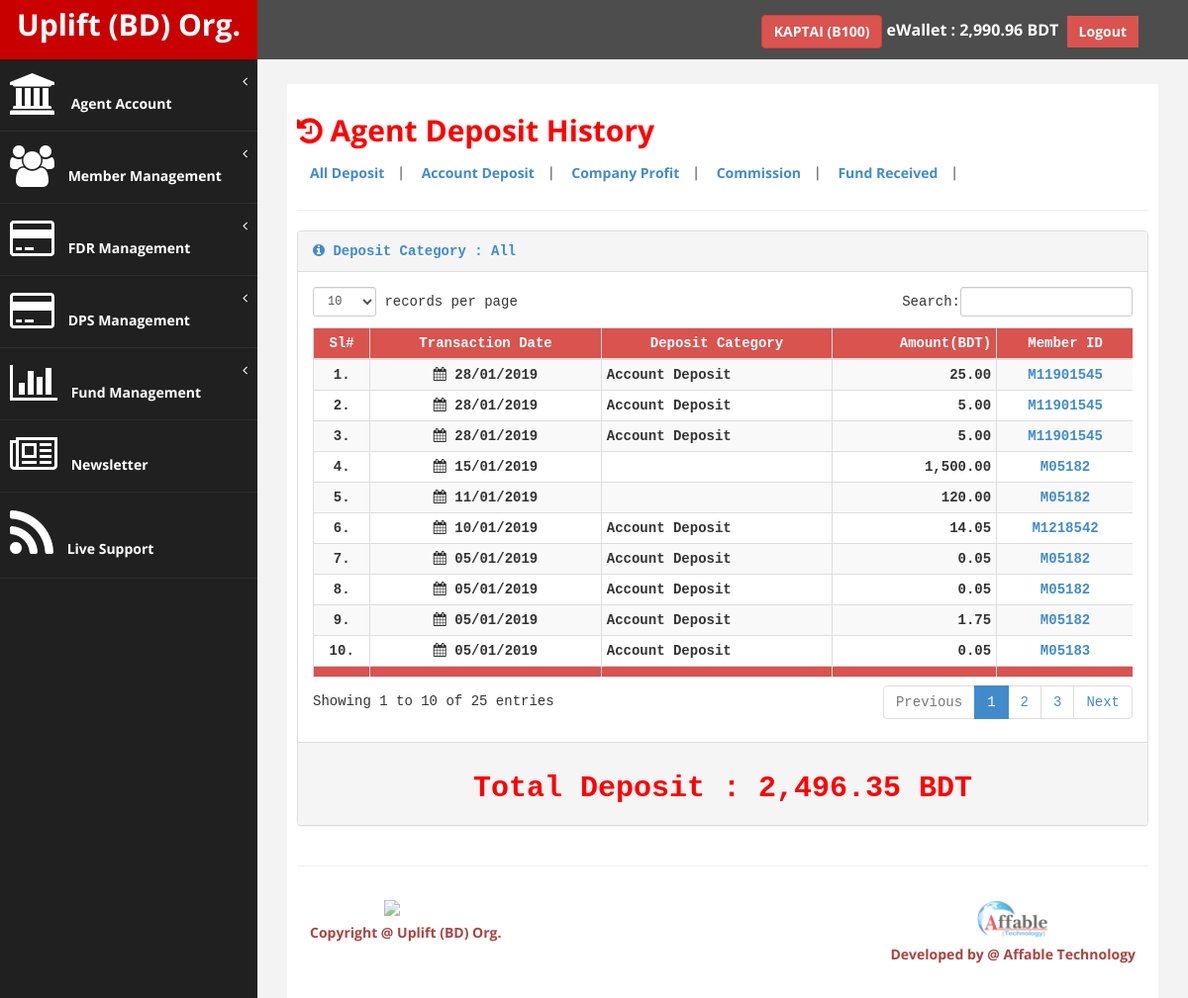
The app's page /up_agent/branch_deposit.php (signed in) with its own data.
### tables this page shows
CREATE TABLE `tbl_branch_info` (
  `br_id` int(11) NOT NULL,
  `br_code` varchar(100) NOT NULL,
  `br_name` varchar(100) NOT NULL,
  `br_contact` varchar(20) NOT NULL,
  `br_tpin` int(11) NOT NULL DEFAULT '4321',
  `br_password` varchar(255) NOT NULL DEFAULT '123456',
  `br_amount` decimal(13,2) NOT NULL,
  `br_ref_member` int(11) NOT NULL,
  `br_reg_date` date NOT NULL,
  `br_image` blob NOT NULL,
  `br_verify` int(11) NOT NULL,
  `br_status` int(11) NOT NULL,
  `bc_admin` int(11) NOT NULL
);

CREATE TABLE `tbl_deposit_category` (
  `dc_id` int(11) NOT NULL,
  `dc_name` varchar(100) NOT NULL,
  `dc_status` int(11) NOT NULL
);

CREATE TABLE `tbl_branch_income` (
  `bc_id` int(11) NOT NULL,
  `bc_branch_id` int(11) NOT NULL,
  `bc_user_id` int(11) NOT NULL,
  `bc_employee` int(11) NOT NULL,
  `bc_category` int(11) NOT NULL,
  `bc_amount` decimal(10,2) NOT NULL,
  `bc_add_date` date NOT NULL,
  `bc_add_time` time NOT NULL,
  `bc_tnxId` varchar(255) NOT NULL,
  `bc_status` int(11) NOT NULL,
  `bc_admin` int(11) NOT NULL
);

CREATE TABLE `tbl_users_info` (
  `u_id` int(11) NOT NULL,
  `u_userid` varchar(100) NOT NULL,
  `u_name` varchar(100) NOT NULL,
  `u_sponsor_id` int(11) NOT NULL,
  `u_placement_id` int(11) NOT NULL,
  `u_branch_id` int(11) NOT NULL,
  `u_nid` varchar(100) NOT NULL,
  `u_dob` date NOT NULL,
  `u_type` int(11) NOT NULL,
  `u_pv_value` decimal(10,2) NOT NULL,
  `u_balance` decimal(13,2) NOT NULL,
  `u_contact` varchar(20) NOT NULL,
  `u_password` varchar(255) NOT NULL,
  `u_tpin` int(11) NOT NULL,
  `u_reg_date` date NOT NULL,
  `u_reg_time` time NOT NULL,
  `u_picture` varchar(100) NOT NULL,
  `u_image` blob NOT NULL,
  `u_token` varchar(255) NOT NULL,
  `u_verify` int(11) NOT NULL,
  `u_status` int(11) NOT NULL,
  `u_agent` int(11) NOT NULL,
  `u_admin` int(11) NOT NULL,
  `u_employee` int(11) NOT NULL
);

### up_agent/includes/common.php (called while the page is built, shortened)
<?php
$WebsiteSiteName="Uplift (BD) Org.";
?>

### up_agent/includes/fn_users.php (called while the page is built, shortened)
<?php
function get_branch_info_by_id($br_id){
    $var = array();
    global $connection;
    $results = mysqli_query($connection,"SELECT * FROM tbl_branch_info WHERE br_id ='".$br_id."'");
    if($results){
        $var = mysqli_fetch_array($results);
    }
    return $var;
}
function get_user_info_by_id($user_id){
    $var = array();
    global $connection;
    $results = mysqli_query($connection,"SELECT * FROM tbl_users_info WHERE u_id ='".$user_id."'");
    if($results){
        $var = mysqli_fetch_array($results);
    }
    return $var;
}
?>

### up_agent/includes/fn_deposit.php (called while the page is built, shortened)
<?php
function get_all_deposit_category(){
    $var = array();
    global $connection;
    $results = mysqli_query($connection,"SELECT * FROM tbl_deposit_category ");
    if($results){
        while($row = mysqli_fetch_array($results)){
            $var[] = $row;
        }
    }else{
        echo mysqli_error();
    }
    return $var;
}
function get_deposit_category_info_by_id($d_category){
    $var = array();
    global $connection;
    $results = mysqli_query($connection,"SELECT * FROM tbl_deposit_category WHERE dc_id='".$d_category."'");
    if($results){
        $var = mysqli_fetch_array($results);
    }
    return $var;
}
function get_branch_deposit_history_by_branch_id($branch_id){
    $var = array();
    global $connection;
    $results = mysqli_query($connection,"SELECT * FROM tbl_branch_income WHERE bc_branch_id='".$branch_id."' ORDER BY bc_id DESC");
    if($results){
        while($row = mysqli_fetch_array($results)){
            $var[] = $row;
        }
    }else{
        echo mysqli_error();
    }
    return $var;
}
?>

### up_agent/branch_deposit.php (the view, shortened to what this page needs)
<?php
if(!isset($_SESSION['se_branch'])){
header("Location: login.php");
}else{
include './includes/functions.php';
$branch_id = $_SESSION['se_branch']['br_id'];
$branch_info = get_branch_info_by_id($branch_id);
if(isset($_GET['dep_cat'])){
    $dep_category=$_GET['dep_cat'];
    $deposit_history = get_branch_deposit_history_by_branch_id_and_dep_category($branch_id,$dep_category);
}else{
    $deposit_history = get_branch_deposit_history_by_branch_id($branch_id);
}
?>
<!DOCTYPE html>
<html xmlns="http://www.w3.org/1999/xhtml">
<head>
    <link href="assets/css/bootstrap.css" rel="stylesheet" />
    <link href="assets/css/font-awesome.css" rel="stylesheet" />
    <link href="assets/css/custom.css" rel="stylesheet" />
    <link href="assets/js/dataTables/dataTables.bootstrap.css" rel="stylesheet" />
</head>
<body>
    <div id="wrapper">
        <?php include './navtop.php'; ?>
        <?php include './navside.php'; ?>
        <div id="page-wrapper" >
            <div id="page-inner">
                <div class="row">
                    <div class="col-md-12">
                        <h2><b><i class="fa fa-history"></i> Agent Deposit History</b></h2>
                        <a class="btn" href="branch_deposit.php"><b>All Deposit</b></a>|
                        <?php
                            $deposit_category=get_all_deposit_category();
                            foreach ($deposit_category as $deposit_cat){
                            ?>
                            <a class="btn" href="branch_deposit.php?dep_cat=<?php echo $deposit_cat['dc_id']; ?>"><b><?php echo $deposit_cat['dc_name']; ?></b></a>|
                        <?php } ?>
                    </div>
                </div>
                <hr/>
            <div class="row">
                <div class="col-md-12">
                    <div class="panel panel-default btn-default" style="font-family: monospace;">
                        <div class="panel-heading">
                            <b class="text-primary"><i class="fa fa-info-circle"></i> Deposit Category :
                                <?php
                                if(isset($_GET['dep_cat'])){
                                    $dep_cat_info = get_deposit_category_info_by_id($_GET['dep_cat']);
                                    echo $dep_cat_info['dc_name'];
                                }else {
                                    echo 'All';
                                }
                                ?>
                            </b>
                        </div>
                        <div class="panel-body">
                            <div class="table-responsive">
                                <table class="table table-striped table-bordered table-condensed table-hover text-center" id="dataTables-example">
                                    <thead>
                                        <tr class="btn-danger text-center">
                                            <td><b>Sl#</b></td>
                                            <td><b>Transaction Date</b></td>
                                            <td><b>Deposit Category</b></td>
                                            <td class="text-right"><b>Amount(BDT)</b></td>
                                            <td><b>Member ID</b></td>
                                        </tr>
                                    </thead>
                                    <tbody>
                                        <?php
                                        $i=1;
                                        $total_bdt=0;
                                        foreach ($deposit_history as $deposit){
                                            $d_category = get_deposit_category_info_by_id($deposit['bc_category']);
                                            $get_member = get_user_info_by_id($deposit['bc_user_id']);
                                        ?>
                                        <tr>
                                            <td><b><?php echo $i; ?>.</b></td>
                                            <td><b><i class="fa fa-calendar"></i> <?php echo date('d/m/Y',strtotime($deposit['bc_add_date'])); ?></b></td>
                                            <td class="text-left"><b><?php echo $d_category['dc_name']; ?></b></td>
                                            <td class="text-right"><b><?php $u_balance=$deposit['bc_amount']; echo number_format($u_balance,2); ?></b></td>
                                            <td><b><a href="member_info.php?m_id=<?php echo $get_member['u_id']; ?>" target="_blank"><b><?php echo $get_member['u_userid']; ?></b></a></b></td>
                                        </tr>
                                        <?php
                                        $total_bdt=$total_bdt+$deposit['bc_amount'];
                                        $i++; } ?>
                                    </tbody>
                                    <tfoot>
                                        <tr class="btn-danger text-center">
                                            <td></td>
                                            <td></td>
                                            <td></td>
                                            <td></td>
                                            <td></td>
                                        </tr>
                                    </tfoot>
                                </table>
                            </div>
                        </div>
                        <div class="panel-footer">
                            <h2 class="text-center"><b>Total Deposit : <?php echo number_format($total_bdt,2); ?> BDT</b></h2>
                        </div>
                    </div>
                </div>
            </div>
                <hr />
        <?php include './footer.php'; ?>
        </div>
    </div>
            </div>
</body>
</html>
<?php } ?>

### up_agent/navtop.php (shortened to what this page needs)
<nav class="navbar navbar-default navbar-cls-top " role="navigation" style="margin-bottom: 0">
    <div class="navbar-header">
        <a class="navbar-brand" href="cpanel.php"><?php echo '<b>'.$WebsiteSiteName.'</b>'; ?></a>
    </div>
    <div style="color: white;padding: 15px 50px 5px 50px;float: right;font-size: 16px;">
        <b>
            <a href="profile.php" class="btn btn-danger"><b><?php echo $branch_info['br_name'].' ('.$branch_info['br_code'].')'; ?></b></a>
            eWallet :
            <?php
            $u_balance=$branch_info['br_amount'];
            echo number_format($u_balance,2); ?> BDT</b>&nbsp;
            <a href="logout.php" class="btn btn-danger square-btn-adjust"><b>Logout</b></a>
    </div>
</nav>

### up_agent/assets/css/custom.css (style rules this page uses)
body { font-family: 'Open Sans', sans-serif; }
#wrapper { width: 100%; background:#202020; }
#page-wrapper { padding: 15px 15px; min-height: 600px; background:#F3F3F3; }
#page-inner { width:100%; margin:10px 20px 10px 0px; background-color:#fff!important; padding:10px; min-height:1200px; }
.text-center { text-align:center; }
h2 { color: #f00; }
.square-btn-adjust { border: 0px solid transparent; -webkit-border-radius: 0px; -moz-border-radius: 0px; border-radius: 0px; }
.navbar-cls-top .navbar-brand { color: #fff; background: #C90000; width: 260px; text-align: center; height: 60px; font-size: 30px; font-weight: 700; }
.navbar-cls-top { background:#4D4D4D; border-bottom:none; }
.navbar-default { border:0px solid black; }
.navbar-header { background: #A70303; }
@media (min-width:768px) { #page-wrapper { margin: 0 0 0 260px; padding: 15px 30px; min-height: 1200px; } }
@media (min-width:768px) { .navbar { border-radius: 0px; } }

### records on screen
tbl_branch_info: br_name "KAPTAI", br_code "B100", br_amount "2,990.96"
tbl_deposit_category: dc_name "Account Deposit"
tbl_deposit_category: dc_name "Company Profit"
tbl_deposit_category: dc_name "Commission"
tbl_deposit_category: dc_name "Fund Received"
tbl_branch_income: bc_add_date "28/01/2019", tbl_deposit_category.dc_name "Account Deposit", bc_amount "25.00", tbl_users_info.u_userid "M11901545"
tbl_branch_income: bc_add_date "28/01/2019", tbl_deposit_category.dc_name "Account Deposit", bc_amount "5.00", tbl_users_info.u_userid "M11901545"
tbl_branch_income: bc_add_date "28/01/2019", tbl_deposit_category.dc_name "Account Deposit", bc_amount "5.00", tbl_users_info.u_userid "M11901545"
tbl_branch_income: bc_add_date "15/01/2019", bc_amount "1,500.00", tbl_users_info.u_userid "M05182"
tbl_branch_income: bc_add_date "11/01/2019", bc_amount "120.00", tbl_users_info.u_userid "M05182"
tbl_branch_income: bc_add_date "10/01/2019", tbl_deposit_category.dc_name "Account Deposit", bc_amount "14.05", tbl_users_info.u_userid "M1218542"
tbl_branch_income: bc_add_date "05/01/2019", tbl_deposit_category.dc_name "Account Deposit", bc_amount "0.05", tbl_users_info.u_userid "M05182"
tbl_branch_income: bc_add_date "05/01/2019", tbl_deposit_category.dc_name "Account Deposit", bc_amount "0.05", tbl_users_info.u_userid "M05182"
tbl_branch_income: bc_add_date "05/01/2019", tbl_deposit_category.dc_name "Account Deposit", bc_amount "1.75", tbl_users_info.u_userid "M05182"
tbl_branch_income: bc_add_date "05/01/2019", tbl_deposit_category.dc_name "Account Deposit", bc_amount "0.05", tbl_users_info.u_userid "M05183"

### other values on screen
$WebsiteSiteName "Uplift (BD) Org."
$total_bdt "2,496.35"
$developer "Affable Technology"
